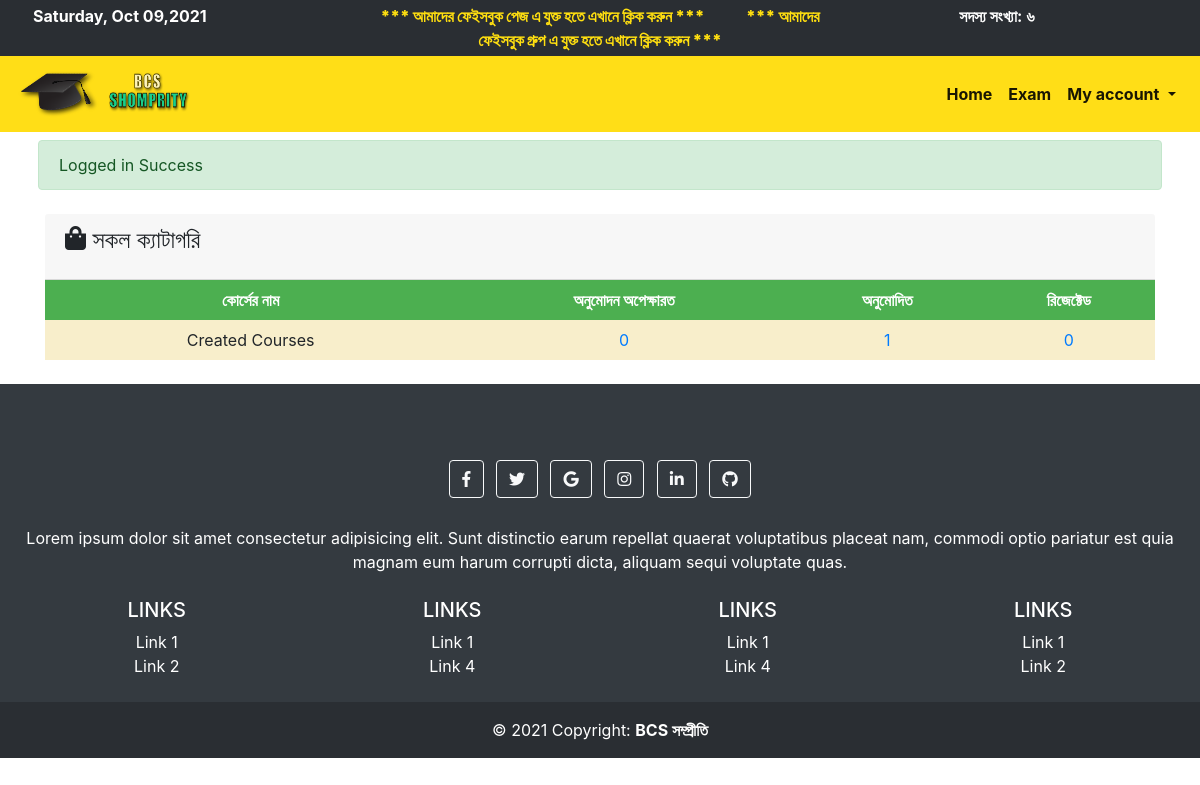
The page /student/transactions.php (signed in) on the database its author committed.
### tables this page shows
CREATE TABLE `create_course` (
  `id` int(100) NOT NULL,
  `user_id` int(11) NOT NULL,
  `course_name` varchar(100) NOT NULL,
  `payment_status` tinyint(1) NOT NULL DEFAULT 0,
  `payment_amount` int(255) DEFAULT NULL,
  `register_student` int(255) DEFAULT 0,
  `created_exams` int(255) DEFAULT 0,
  `created_at` timestamp NOT NULL DEFAULT current_timestamp()
);

### link/dbname.php (called while the page is built, shortened)
<?php
$CREATE_COURSE = 'create_course';
$TRANSACTIONS = 'transactions';

### student/transactions.php (the view)
<?php include 'toplayout.php';
$user_id = userID($userInput);
$userAllCourses = all_by_SPECIFIC_ID($CREATE_COURSE,'user_id',$user_id);
?>
<div class="container">
    <div class="card-header">
        <div class="row">
            <div class="col-md-8">
                <h4 class="card-title" style="display: flex"> <i class="fas fa-shopping-bag"></i> &nbsp;সকল ক্যাটাগরি
                </h4>
            </div>
        </div>
    </div>
    <table class="transaction_table" align="center">
        <tr>
            <th> কোর্সের নাম </th>
            <th> অনুমোদন অপেক্ষারত </th>
            <th> অনুমোদিত </th>
            <th> রিজেক্টেড </th>
        </tr>
        <?php foreach($userAllCourses  as $row) {?>
        <tr>
            <td><?php echo $row['course_name']; ?></td>
            <td>
                <div style="width: 100%">
                    <a href="pending_transactions">
                    <?php echo TotalNumberOfRowsWhereTWO_AND($TRANSACTIONS,'course_id','status',$row['id'],0); ?>
                    </a>
                </div>
            </td>
            <td>
            <div style="width: 100%">
                    <a href="approved_transactions">
                    <?php echo TotalNumberOfRowsWhereTWO_AND($TRANSACTIONS,'course_id','status',$row['id'],1); ?>
                    </a>
            </div>
            </td>
            <td>
            <div style="width: 100%">
                    <a href="rejected_transactions">
                    <?php echo TotalNumberOfRowsWhereTWO_AND($TRANSACTIONS,'course_id','status',$row['id'],2); ?>
                    </a>
            </div>
            </td>
        </tr>
        <?php } ?>
    </table>
</div>
<br>
<?php include 'bottomlayout.php'; ?>

### rows shown on the page
create_course: course_name "Created Courses", id "0", id "1"

### other values the page prints
englishToBangla($totalmember) "৬"
$_SESSION['message'] "Logged in Success"
